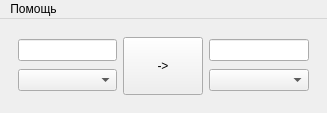
<?xml version="1.0" encoding="UTF-8"?>
<ui version="4.0">
 <class>MainWindow</class>
 <widget class="QMainWindow" name="MainWindow">
  <property name="geometry">
   <rect>
    <x>0</x>
    <y>0</y>
    <width>327</width>
    <height>113</height>
   </rect>
  </property>
  <property name="windowTitle">
   <string>Конвертер валют</string>
  </property>
  <widget class="QWidget" name="centralwidget">
   <layout class="QHBoxLayout" name="horizontalLayout">
    <item>
     <widget class="QWidget" name="widget" native="true">
      <layout class="QHBoxLayout" name="horizontalLayout_2">
       <item>
        <layout class="QVBoxLayout" name="verticalLayout">
         <item>
          <widget class="QLineEdit" name="input_value"/>
         </item>
         <item>
          <widget class="QComboBox" name="input_type"/>
         </item>
        </layout>
       </item>
       <item>
        <widget class="QPushButton" name="pushButton">
         <property name="sizePolicy">
          <sizepolicy hsizetype="Minimum" vsizetype="Expanding">
           <horstretch>0</horstretch>
           <verstretch>0</verstretch>
          </sizepolicy>
         </property>
         <property name="text">
          <string>-&gt;</string>
         </property>
        </widget>
       </item>
       <item>
        <layout class="QVBoxLayout" name="verticalLayout_2">
         <item>
          <widget class="QLineEdit" name="output_value"/>
         </item>
         <item>
          <widget class="QComboBox" name="output_type"/>
         </item>
        </layout>
       </item>
      </layout>
     </widget>
    </item>
   </layout>
  </widget>
  <widget class="QMenuBar" name="menubar">
   <property name="geometry">
    <rect>
     <x>0</x>
     <y>0</y>
     <width>327</width>
     <height>21</height>
    </rect>
   </property>
   <widget class="QMenu" name="menu">
    <property name="title">
     <string>Помощь</string>
    </property>
    <addaction name="about_action"/>
   </widget>
   <addaction name="menu"/>
  </widget>
  <action name="about_action">
   <property name="text">
    <string>О программе</string>
   </property>
  </action>
 </widget>
 <resources/>
 <connections/>
</ui>
